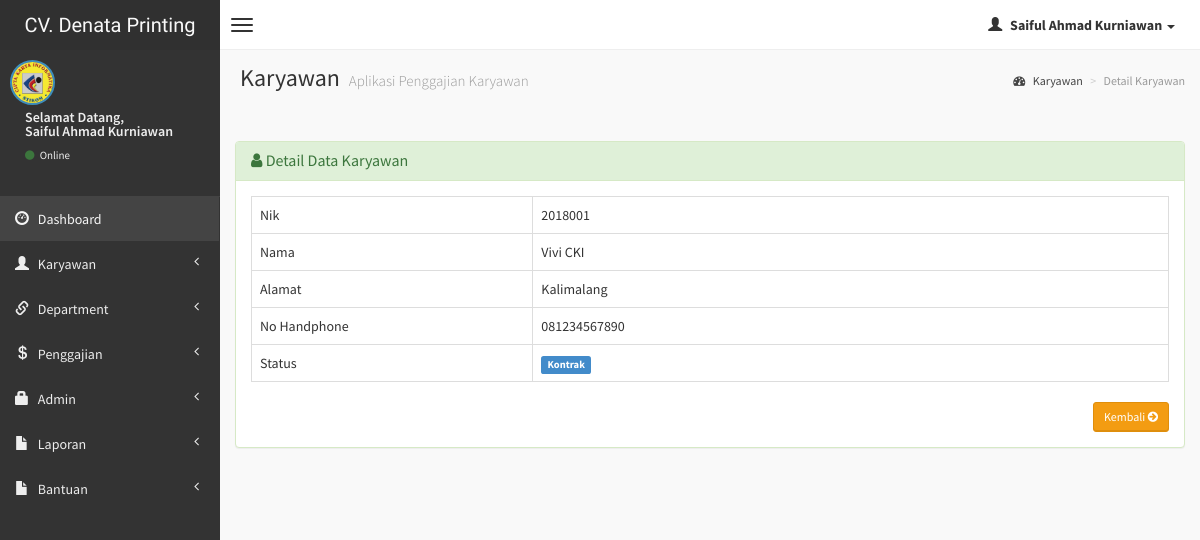
The app's page /admin/detail-karyawan.php?hal=edit&kd=2018001 (signed in) with its own data.
### tables this page shows
CREATE TABLE `karyawan` (
  `nik` varchar(10) NOT NULL,
  `nama` varchar(50) NOT NULL,
  `alamat` varchar(150) NOT NULL,
  `no_hp` varchar(15) NOT NULL,
  `status` enum('tetap','kontrak','magang','outsource') NOT NULL
);

### admin/detail-karyawan.php (the view, shortened to what this page needs)
<?php
if (empty($_SESSION['username'])){
	header('location:../index.php');
} else {
?>
<!DOCTYPE html>
<html>
    <head>
        <link href="../dist/css/bootstrap.css" rel="stylesheet" type="text/css" />
        <link href="//cdnjs.cloudflare.com/ajax/libs/font-awesome/4.1.0/css/font-awesome.min.css" rel="stylesheet" type="text/css" />
        <link href="//code.ionicframework.com/ionicons/1.5.2/css/ionicons.min.css" rel="stylesheet" type="text/css" />
        <link href="../css/morris/morris.css" rel="stylesheet" type="text/css" />
        <link href="../css/jvectormap/jquery-jvectormap-1.2.2.css" rel="stylesheet" type="text/css" />
        <link href="../css/datepicker/datepicker3.css" rel="stylesheet" type="text/css" />
        <link href="../css/daterangepicker/daterangepicker-bs3.css" rel="stylesheet" type="text/css" />
        <link href="../css/bootstrap-wysihtml5/bootstrap3-wysihtml5.min.css" rel="stylesheet" type="text/css" />
        <link href="../css/AdminLTE.css" rel="stylesheet" type="text/css" />
        <link rel="stylesheet" href="datatables/dataTables.bootstrap.css"/>
    </head>
    <body class="skin-black">
        <header class="header">
            <a href="index.php" class="logo">
                CV. Denata Printing
            </a>
            <nav class="navbar navbar-static-top" role="navigation">
                <a href="#" class="navbar-btn sidebar-toggle" data-toggle="offcanvas" role="button">
                    <span class="icon-bar"></span>
                    <span class="icon-bar"></span>
                    <span class="icon-bar"></span>
                </a>
                <div class="navbar-right">
                    <ul class="nav navbar-nav">
                        <li class="dropdown user user-menu">
                            <a href="#" class="dropdown-toggle" data-toggle="dropdown">
                                <i class="glyphicon glyphicon-user"></i>
                                <span><?php echo $_SESSION['fullname']; ?> <i class="caret"></i></span>
                            </a>
<?php } ?>
                        </li>
                    </ul>
                </div>
            </nav>
        </header>
        <div class="wrapper row-offcanvas row-offcanvas-left">
            <aside class="left-side sidebar-offcanvas">
                <section class="sidebar">
                    <div class="user-panel">
                        <div class="pull-left image">
                            <img src="<?php echo $_SESSION['gambar']; ?>" class="img-circle" alt="User Image" style="border: 2px solid #3C8DBC;" />
                        </div>
                        <div class="pull-left info">
                            <p>Selamat Datang,<br /><?php echo $_SESSION['fullname']; ?></p>
                            <a href="#"><i class="fa fa-circle text-success"></i> Online</a>
                        </div>
                    </div>
                    <?php include "menu.php"; ?>
                </section>
            </aside>
            <aside class="right-side">
                <section class="content-header">
                    <h1>
                        Karyawan
                        <small>Aplikasi Penggajian Karyawan</small>
                    </h1>
                    <ol class="breadcrumb">
                        <li><a href="#"><i class="fa fa-dashboard"></i> Karyawan</a></li>
                        <li class="active">Detail Karyawan</li>
                    </ol>
                </section>
                <section class="content">
                    <br />
                    <?php
            $query = mysqli_query($koneksi, "SELECT * FROM karyawan WHERE nik='$_GET[kd]'");
            $data  = mysqli_fetch_array($query);
            ?>
                    <div class="row">
                        <div class="col-lg-12">
                        <div class="panel panel-success">
                        <div class="panel-heading">
                        <h3 class="panel-title"><i class="fa fa-user"></i> Detail Data Karyawan </h3>
                        </div>
                        <div class="panel-body">
                  <div class="form-panel">
                      <table id="example" class="table table-hover table-bordered">
                      <tr>
                      <td width="250">Nik</td>
                      <td width="565"><?php echo $data['nik']; ?></td>
                      </tr>
                      <tr>
                      <td >Nama</td>
                      <td ><?php echo $data['nama']; ?></td>
                      </tr>
                      <tr>
                      <td>Alamat</td>
                      <td><?php echo $data['alamat']; ?></td>
                      </tr>
                      <tr>
                      <td>No Handphone</td>
                      <td><?php echo $data['no_hp']; ?></td>
                      </tr>
                      <tr>
                      <td>Status</td></td>
                      <td><?php
                            if($data['status'] == 'tetap'){
								echo '<span class="label label-success">Tetap</span>';
							}
                            else if ($data['status'] == 'kontrak' ){
								echo '<span class="label label-primary">Kontrak</span>';
							}
                    ?></td>
                      </tr>
                      </table>
                      <div class="text-right">
                  <a href="karyawan.php" class="btn btn-sm btn-warning">Kembali <i class="fa fa-arrow-circle-right"></i></a>
                </div>
                  </div>
                  </div>
                  </div>
          		</div>
                    </div>
                </section>
            </aside>
        </div>
    </body>
</html>

### records on screen
karyawan: nik "2018001", nama "Vivi CKI", alamat "Kalimalang", no_hp "081234567890"

### other values on screen
$_SESSION['fullname'] "Saiful Ahmad Kurniawan"
